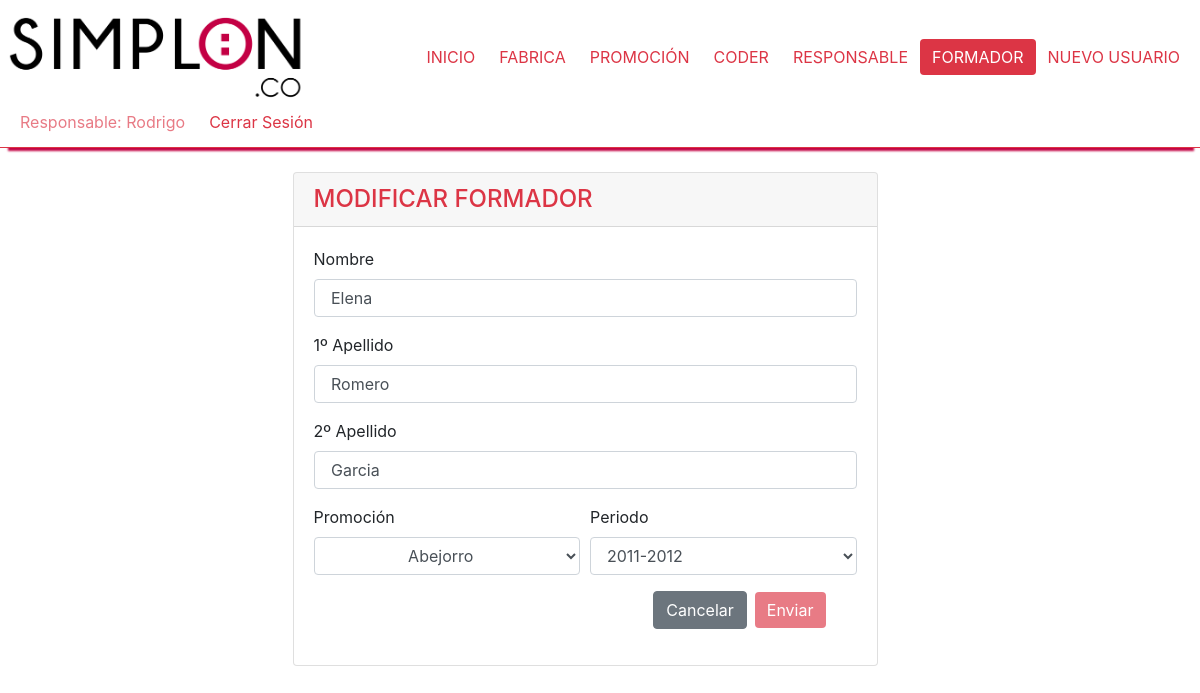
/modificarFormador.php?modFor=4 (signed in), run on the app's committed database.
### tables this page shows
CREATE TABLE `usuario` (
  `id_usuario` int(11) NOT NULL,
  `email` varchar(120) NOT NULL,
  `password` varchar(128) NOT NULL,
  `nombre` varchar(20) NOT NULL,
  `apellido1` varchar(20) NOT NULL,
  `apellido2` varchar(20) NOT NULL,
  `cargo` char(1) NOT NULL
);

CREATE TABLE `promocion` (
  `id_promocion` int(11) NOT NULL,
  `promocion` varchar(32) DEFAULT NULL,
  `fk_fabrica` int(11) NOT NULL,
  `statusPromocion` tinyint(1) NOT NULL,
  `fk_promoyear` int(5) DEFAULT NULL
);

CREATE TABLE `promoyear` (
  `id_promoyear` int(11) NOT NULL,
  `promocion` varchar(10) DEFAULT NULL
);

### modificarFormador.php (the view, shortened to what this page needs)
<!DOCTYPE html>
<html lang="en">
<head>
    <link rel="stylesheet" href="https://stackpath.bootstrapcdn.com/bootstrap/4.3.1/css/bootstrap.min.css">
    <link rel="stylesheet" href="https://maxcdn.bootstrapcdn.com/font-awesome/4.4.0/css/font-awesome.min.css">
    <link href="css/style.css" rel="stylesheet" type="text/css">
  </head>
<body>
<?php
  if (isset($_SESSION['tipo'])) {
    if ($_SESSION['tipo'] == 'a') { ?>
      <header>
        <nav class="nav d-inline-flex p-2 d-flex justify-content-between nav-tabs border-bottom border-danger cabecera container-fluid">
          <a class="justify-content-start" href="index.php"><img src="img/logo3.png" class="logo3"></a>
          <ul class="nav justify-content-center align-self-center">
            <li class="nav-item">
              <a class="btn btn-outline-danger border-0" href="index.php">INICIO</a>
            </li>
            <li class="nav-item">
              <a class="btn btn-outline-danger border-0" href="fabrica.php">FABRICA</a>
            </li>
            <li class="nav-item">
              <a class="btn btn-outline-danger border-0" href="promocion.php">PROMOCIÓN</a>
            </li>
            <li class="nav-item">
              <a class="btn btn-outline-danger border-0" href="coder.php">CODER</a>
            </li>
            <li class="nav-item">
              <a class="btn btn-outline-danger border-0" href="responsable.php">RESPONSABLE</a>
            </li>
            <li class="nav-item">
              <a class="btn btn-outline-danger border-0 active" href="formador.php">FORMADOR</a>
            </li>
            <li class="nav-item">
              <a class="btn btn-outline-danger border-0" href="nuevoUsuario.php">NUEVO USUARIO</a>
            </li>
          </ul>
          <ul class="nav justify-content-end align-self-center">
            <li class="nav-item">
              <a class="btn btn-outline-danger border-0 text-capitalize disabled" href="#"> Admin: <?php echo $_SESSION['name']; ?> </a>
            </li>
            <li class="nav-item">
              <a class="btn btn-outline-danger border-0" href="cerrar.php">Cerrar Sesión</a>
            </li>
          </ul>
        </nav>
      </header>
  <br>
  <section class="container-fluid row">
    <div class="card card w-50 mod">
      <h4 class="card-header text-danger">
        MODIFICAR FORMADOR
      </h4>
    <div class="card-body">
      <?php
      $mod3 = $_GET['modFor'];
      $sqlcon3= "SELECT usuario.nombre,usuario.apellido1,usuario.apellido2, promocion.id_promocion, promocion.fk_promoyear, usuario.id_usuario, usuario.cargo
      FROM usuario LEFT JOIN userhist ON userhist.fk_usuario = usuario.id_usuario
      LEFT JOIN promocion ON userhist.fk_promo = promocion.id_promocion
      WHERE usuario.cargo='f' and usuario.id_usuario='$mod3'";
      include 'conex.php';
      $r3= mysqli_query($link,$sqlcon3);
      $a3 = mysqli_fetch_array($r3);
      ?>
      <form method="post">
            <div class="form-group">
              <label for="formGroupExampleInput">Nombre</label>
              <input type="text" name="nomc" class="form-control v24" id="nombrefor"  value=" <?php echo $a3[0]; ?>">
              <span id="mensajenomfor"></span>
            </div>
            <div class="form-group">
              <label for="formGroupExampleInput2">1º Apellido</label>
              <input type="text" name="apec1" class="form-control v50" id="apellidofor1"  value=" <?php echo $a3[1]; ?>">
              <span id="mensajapefor1"></span>
            </div>
            <div class="form-group">
              <label for="formGroupExampleInput2">2º Apellido</label>
              <input type="text" name="apec2" class="form-control v50"  id="apellidofor2" value=" <?php echo $a3[2]; ?>">
              <span id="mensajapefor2"></span>
            </div>
            <div class="form-row">
              <div class="col">
              <label for="formGroupExampleInput2">Promoción</label>
              <select name="promo" id="promo" class="form-control">
              <?php
                  include 'conex.php';
                  $consulta3 = "select id_promocion, promocion from promocion where statusPromocion = '1'";
                  $resultado3 = mysqli_query($link, $consulta3);
                  while ($arr3 = mysqli_fetch_array($resultado3)) { ?>
                    <option value="<?php echo $arr3[0];?>"
                      <?php if ($a3[3]== $arr3[0])
                        {echo 'selected="selected"';} ?> >
                      <?php echo $arr3[1]; ?>
                    </option>
                  <?php      }  ?>
              </select>
              </div>
              <div class="col">
              <label for="formGroupExampleInput2">Periodo</label>
              <select name="promoy" id="promoy" class="form-control">
              <?php
                  include 'conex.php';
                  $consulta3 = "SELECT promoyear.id_promoyear, promoyear.promocion FROM promoyear";
                  $resultado3 = mysqli_query($link, $consulta3);
                  while ($arr3 = mysqli_fetch_array($resultado3)) { ?>
                    <option value="<?php echo $arr3[0];?>"
                      <?php if ($a3[4]== $arr3[0])
                        {echo 'selected="selected"';} ?> >
                      <?php echo $arr3[1]; ?>
                    </option>
                  <?php      }  ?>
              </select>
              </div>
            </div>
            <div class="col-xs-12 col-md-12 col-lg-12 ">
              <div class="modal-footer border-0">
                <a href="formador.php" class="btn btn-secondary">Cancelar</a>
                <button class="btn btn-danger" id="enviarf" type="submit">Enviar</button>
              </div>
            </div>
          </form>
          <?php
          if(isset($_POST['nomc'])){
            $nomc  =$_POST['nomc'];
            $apec1  =$_POST['apec1'];
            $apec2  =$_POST['apec2'];
            $promocion  =$_POST['promo'];
            $periodo= $_POST['promoy'];
          $update1 ="UPDATE usuario SET
          nombre ='$nomc', apellido1='$apec1', apellido2='$apec2' where id_usuario = '$mod3'";
          mysqli_query($link,$update1);
          $update2 ="UPDATE userhist SET statusUserhist = '0'
          WHERE fk_usuario = '$mod3'";
          mysqli_query($link,$update2);
          $insert1 ="INSERT into userhist (fk_usuario, fk_promo, statusUserhist) value ('$mod3','$promocion', '1')";
          mysqli_query($link,$insert1);
          if (mysqli_error($link)){ ?>
            <script>document.location.href="formador.php";</script>
        <?php
        }
        else{?>
            <script>document.location.href="formador.php";</script>
        <?php
        }
        }
        echo mysqli_error($link);
        ?>
      </div>
    </div>
  </section>
  <?php
    }
  else if ($_SESSION['tipo'] == 'p') { ?>
      <header>
        <nav class="nav d-inline-flex p-2 d-flex justify-content-between nav-tabs border-bottom border-danger cabecera container-fluid">
          <a class="justify-content-start" href="index.php"><img src="img/logo3.png" class="logo3"></a>
          <ul class="nav justify-content-center align-self-center">
            <li class="nav-item">
              <a class="btn btn-outline-danger border-0" href="index.php">INICIO</a>
            </li>
            <li class="nav-item">
              <a class="btn btn-outline-danger border-0" href="fabrica.php">FABRICA</a>
            </li>
            <li class="nav-item">
              <a class="btn btn-outline-danger border-0" href="promocion.php">PROMOCIÓN</a>
            </li>
            <li class="nav-item">
              <a class="btn btn-outline-danger border-0" href="coder.php">CODER</a>
            </li>
            <li class="nav-item">
              <a class="btn btn-outline-danger border-0" href="responsable.php">RESPONSABLE</a>
            </li>
            <li class="nav-item">
              <a class="btn btn-outline-danger border-0 active" href="formador.php">FORMADOR</a>
            </li>
            <li class="nav-item">
              <a class="btn btn-outline-danger border-0" href="nuevoUsuario.php">NUEVO USUARIO</a>
            </li>
          </ul>
          <ul class="nav justify-content-end align-self-center">
            <li class="nav-item">
              <a class="btn btn-outline-danger border-0 text-capitalize disabled" href="#"> Responsable: <?php echo $_SESSION['name']; ?> </a>
            </li>
            <li class="nav-item">
              <a class="btn btn-outline-danger border-0" href="cerrar.php">Cerrar Sesión</a>
            </li>
          </ul>
        </nav>
      </header>
  <br>
  <section class="container-fluid row">
    <div class="card card w-50 mod">
      <h4 class="card-header text-danger">
        MODIFICAR FORMADOR
      </h4>
    <div class="card-body">
      <?php
      $mod3 = $_GET['modFor'];
      $sqlcon3= "SELECT usuario.nombre,usuario.apellido1,usuario.apellido2, promocion.id_promocion, promocion.fk_promoyear, usuario.id_usuario, usuario.cargo
      FROM usuario LEFT JOIN userhist ON userhist.fk_usuario = usuario.id_usuario
      LEFT JOIN promocion ON userhist.fk_promo = promocion.id_promocion
      WHERE usuario.cargo='f' and usuario.id_usuario='$mod3'";
      include 'conex.php';
      $r3= mysqli_query($link,$sqlcon3);
      $a3 = mysqli_fetch_array($r3);
      ?>
      <form method="post">
            <div class="form-group">
              <label for="formGroupExampleInput">Nombre</label>
              <input type="text" name="nomc" class="form-control v24" id="nombrefor" required  value=" <?php echo $a3[0]; ?>" required>
            </div>
            <div class="form-group">
              <label for="formGroupExampleInput2">1º Apellido</label>
              <input type="text" name="apec1" class="form-control v50" id="apellidofor1" required value=" <?php echo $a3[1]; ?>" required >
            </div>
            <div class="form-group">
              <label for="formGroupExampleInput2">2º Apellido</label>
              <input type="text" name="apec2" class="form-control v50" id="apellidofor2" required value=" <?php echo $a3[2]; ?>" required>
            </div>
            <div class="form-row">
              <div class="col">
              <label for="formGroupExampleInput2">Promoción</label>
              <select name="promo" id="promo" class="form-control">
              <?php
                  include 'conex.php';
                  $consulta3 = "SELECT id_promocion, promocion from promocion where statusPromocion = '1'";
                  $resultado3 = mysqli_query($link, $consulta3);
                  while ($arr3 = mysqli_fetch_array($resultado3)) { ?>
                    <option value="<?php echo $arr3[0];?>"
                      <?php if ($a3[3]== $arr3[0])
                        {echo 'selected="selected"';} ?> >
                      <?php echo $arr3[1]; ?>
                    </option>
                  <?php      }  ?>
              </select>
              </div>
              <div class="col">
              <label for="formGroupExampleInput2">Periodo</label>
              <select name="promoy" id="promoy" class="form-control">
              <?php
                  include 'conex.php';
                  $consulta3 = "SELECT promoyear.id_promoyear, promoyear.promocion FROM promoyear";
                  $resultado3 = mysqli_query($link, $consulta3);
                  while ($arr3 = mysqli_fetch_array($resultado3)) { ?>
                    <option value="<?php echo $arr3[0];?>"
                      <?php if ($a3[4]== $arr3[0])
                        {echo 'selected="selected"';} ?> >
                      <?php echo $arr3[1]; ?>
                    </option>
                  <?php      }  ?>
              </select>
              </div>
            </div>
            <div class="col-xs-12 col-md-12 col-lg-12 ">
              <div class="modal-footer border-0">
                <a href="formador.php" class="btn btn-secondary">Cancelar</a>
                <button class="btn btn-danger" id="enviarf" type="submit" disabled>Enviar</button>
              </div>
            </div>
          </form>
      </div>
    </div>
  </section>
  <?php
      }
    }
  ?>
</body>
</html>

### css/style.css (style rules this page uses)
.cabecera { border-bottom: 2px solid #c40444; -webkit-box-shadow: 1px 10px 2px -7px rgba(196, 4, 68, 1); -moz-box-shadow: 1px 10px 2px -7px rgba(196, 4, 68, 1); box-shadow: 1px 10px 2px -7px rgba(196, 4, 68, 1); }
.logo3 { width: 20em; height: 6em; }
.btn-danger { background-color: #c40444; border: #c40444; }
#promo { text-align: center; }
.mod { margin-left: auto; margin-right: auto; }

### data on the page
usuario: nomc "Elena", apec1 "Romero", apec2 "Garcia"
promocion: promoy "2011-2012"

### other printed values
$_SESSION['name'] "Rodrigo"
form field promo "Abejorro"
